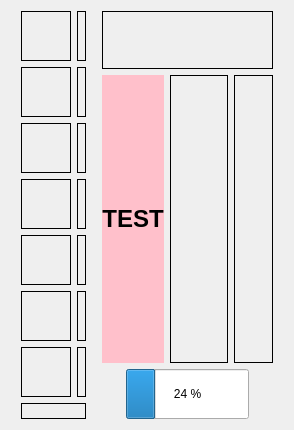
      <widget class="QWidget" name="tab">
       <property name="sizePolicy">
        <sizepolicy hsizetype="Preferred" vsizetype="Preferred">
         <horstretch>0</horstretch>
         <verstretch>0</verstretch>
        </sizepolicy>
       </property>
       <attribute name="title">
        <string> Information</string>
       </attribute>
       <layout class="QHBoxLayout" name="horizontalLayout_10">
        <item>
         <layout class="QHBoxLayout" name="horizontalLayout_4" stretch="0,1,0,3,0">
          <item>
           <spacer name="horizontalSpacer_5">
            <property name="orientation">
             <enum>Qt::Orientation::Horizontal</enum>
            </property>
            <property name="sizeType">
             <enum>QSizePolicy::Policy::Fixed</enum>
            </property>
            <property name="sizeHint" stdset="0">
             <size>
              <width>10</width>
              <height>20</height>
             </size>
            </property>
           </spacer>
          </item>
          <item>
           <layout class="QVBoxLayout" name="verticalLayout_main_left_column" stretch="1,0,0,1,1,1,0,1">
            <item>
             <layout class="QHBoxLayout" name="horizontalLayout_9">
              <item>
               <widget class="QLabel" name="lbl_boat_img">
                <property name="minimumSize">
                 <size>
                  <width>50</width>
                  <height>50</height>
                 </size>
                </property>
                <property name="maximumSize">
                 <size>
                  <width>50</width>
                  <height>50</height>
                 </size>
                </property>
                <property name="frameShape">
                 <enum>QFrame::Shape::Box</enum>
                </property>
                <property name="text">
                 <string/>
                </property>
                <property name="scaledContents">
                 <bool>true</bool>
                </property>
               </widget>
              </item>
              <item>
               <widget class="QLabel" name="lbl_boat_txt">
                <property name="sizePolicy">
                 <sizepolicy hsizetype="Preferred" vsizetype="Preferred">
                  <horstretch>0</horstretch>
                  <verstretch>0</verstretch>
                 </sizepolicy>
                </property>
                <property name="frameShape">
                 <enum>QFrame::Shape::Box</enum>
                </property>
                <property name="text">
                 <string/>
                </property>
                <property name="alignment">
                 <set>Qt::AlignmentFlag::AlignLeading|Qt::AlignmentFlag::AlignLeft|Qt::AlignmentFlag::AlignVCenter</set>
                </property>
               </widget>
              </item>
             </layout>
            </item>
            <item>
             <layout class="QHBoxLayout" name="horizontalLayout_11">
              <item>
               <widget class="QLabel" name="lbl_brightness_img">
                <property name="minimumSize">
                 <size>
                  <width>50</width>
                  <height>50</height>
                 </size>
                </property>
                <property name="maximumSize">
                 <size>
                  <width>50</width>
                  <height>50</height>
                 </size>
                </property>
                <property name="frameShape">
                 <enum>QFrame::Shape::Box</enum>
                </property>
                <property name="text">
                 <string/>
                </property>
                <property name="scaledContents">
                 <bool>true</bool>
                </property>
               </widget>
              </item>
              <item>
               <widget class="QLabel" name="lbl_brightness_txt">
                <property name="sizePolicy">
                 <sizepolicy hsizetype="Preferred" vsizetype="Preferred">
                  <horstretch>0</horstretch>
                  <verstretch>0</verstretch>
                 </sizepolicy>
                </property>
                <property name="frameShape">
                 <enum>QFrame::Shape::Box</enum>
                </property>
                <property name="text">
                 <string/>
                </property>
                <property name="alignment">
                 <set>Qt::AlignmentFlag::AlignLeading|Qt::AlignmentFlag::AlignLeft|Qt::AlignmentFlag::AlignVCenter</set>
                </property>
               </widget>
              </item>
             </layout>
            </item>
            <item>
             <layout class="QHBoxLayout" name="horizontalLayout_22">
              <item>
               <widget class="QLabel" name="lbl_gps_antenna_img">
                <property name="minimumSize">
                 <size>
                  <width>50</width>
                  <height>50</height>
                 </size>
                </property>
                <property name="maximumSize">
                 <size>
                  <width>50</width>
                  <height>50</height>
                 </size>
                </property>
                <property name="frameShape">
                 <enum>QFrame::Shape::Box</enum>
                </property>
                <property name="text">
                 <string/>
                </property>
                <property name="scaledContents">
                 <bool>true</bool>
                </property>
               </widget>
              </item>
              <item>
               <widget class="QLabel" name="lbl_gps_antenna_txt">
                <property name="sizePolicy">
                 <sizepolicy hsizetype="Preferred" vsizetype="Preferred">
                  <horstretch>0</horstretch>
                  <verstretch>0</verstretch>
                 </sizepolicy>
                </property>
                <property name="frameShape">
                 <enum>QFrame::Shape::Box</enum>
                </property>
                <property name="text">
                 <string/>
                </property>
                <property name="alignment">
                 <set>Qt::AlignmentFlag::AlignLeading|Qt::AlignmentFlag::AlignLeft|Qt::AlignmentFlag::AlignVCenter</set>
                </property>
               </widget>
              </item>
             </layout>
            </item>
            <item>
             <layout class="QHBoxLayout" name="horizontalLayout_12">
              <item>
               <widget class="QLabel" name="lbl_ble_antenna_img">
                <property name="minimumSize">
                 <size>
                  <width>50</width>
                  <height>50</height>
                 </size>
                </property>
                <property name="maximumSize">
                 <size>
                  <width>50</width>
                  <height>50</height>
                 </size>
                </property>
                <property name="frameShape">
                 <enum>QFrame::Shape::Box</enum>
                </property>
                <property name="text">
                 <string/>
                </property>
                <property name="scaledContents">
                 <bool>true</bool>
                </property>
               </widget>
              </item>
              <item>
               <widget class="QLabel" name="lbl_ble_antenna_txt">
                <property name="sizePolicy">
                 <sizepolicy hsizetype="Preferred" vsizetype="Preferred">
                  <horstretch>0</horstretch>
                  <verstretch>0</verstretch>
                 </sizepolicy>
                </property>
                <property name="frameShape">
                 <enum>QFrame::Shape::Box</enum>
                </property>
                <property name="text">
                 <string/>
                </property>
                <property name="alignment">
                 <set>Qt::AlignmentFlag::AlignLeading|Qt::AlignmentFlag::AlignLeft|Qt::AlignmentFlag::AlignVCenter</set>
                </property>
                <property name="wordWrap">
                 <bool>true</bool>
                </property>
               </widget>
              </item>
             </layout>
            </item>
            <item>
             <layout class="QHBoxLayout" name="horizontalLayout_20">
              <item>
               <widget class="QLabel" name="lbl_cell_wifi_img">
                <property name="minimumSize">
                 <size>
                  <width>50</width>
                  <height>50</height>
                 </size>
                </property>
                <property name="maximumSize">
                 <size>
                  <width>50</width>
                  <height>50</height>
                 </size>
                </property>
                <property name="frameShape">
                 <enum>QFrame::Shape::Box</enum>
                </property>
                <property name="text">
                 <string/>
                </property>
                <property name="scaledContents">
                 <bool>true</bool>
                </property>
               </widget>
              </item>
              <item>
               <widget class="QLabel" name="lbl_cell_wifi_txt">
                <property name="sizePolicy">
                 <sizepolicy hsizetype="Preferred" vsizetype="Preferred">
                  <horstretch>0</horstretch>
                  <verstretch>0</verstretch>
                 </sizepolicy>
                </property>
                <property name="frameShape">
                 <enum>QFrame::Shape::Box</enum>
                </property>
                <property name="text">
                 <string/>
                </property>
                <property name="alignment">
                 <set>Qt::AlignmentFlag::AlignLeading|Qt::AlignmentFlag::AlignLeft|Qt::AlignmentFlag::AlignVCenter</set>
                </property>
               </widget>
              </item>
             </layout>
            </item>
            <item>
             <layout class="QHBoxLayout" name="horizontalLayout_21">
              <item>
               <widget class="QLabel" name="lbl_cloud_img">
                <property name="minimumSize">
                 <size>
                  <width>50</width>
                  <height>50</height>
                 </size>
                </property>
                <property name="maximumSize">
                 <size>
                  <width>50</width>
                  <height>50</height>
                 </size>
                </property>
                <property name="frameShape">
                 <enum>QFrame::Shape::Box</enum>
                </property>
                <property name="text">
                 <string/>
                </property>
                <property name="scaledContents">
                 <bool>true</bool>
                </property>
               </widget>
              </item>
              <item>
               <widget class="QLabel" name="lbl_cloud_txt">
                <property name="sizePolicy">
                 <sizepolicy hsizetype="Preferred" vsizetype="Preferred">
                  <horstretch>0</horstretch>
                  <verstretch>0</verstretch>
                 </sizepolicy>
                </property>
                <property name="frameShape">
                 <enum>QFrame::Shape::Box</enum>
                </property>
                <property name="text">
                 <string/>
                </property>
                <property name="alignment">
                 <set>Qt::AlignmentFlag::AlignLeading|Qt::AlignmentFlag::AlignLeft|Qt::AlignmentFlag::AlignVCenter</set>
                </property>
               </widget>
              </item>
             </layout>
            </item>
            <item>
             <layout class="QHBoxLayout" name="horizontalLayout_24">
              <item>
               <widget class="QLabel" name="lbl_last_dl_img">
                <property name="minimumSize">
                 <size>
                  <width>50</width>
                  <height>50</height>
                 </size>
                </property>
                <property name="maximumSize">
                 <size>
                  <width>50</width>
                  <height>50</height>
                 </size>
                </property>
                <property name="frameShape">
                 <enum>QFrame::Shape::Box</enum>
                </property>
                <property name="text">
                 <string/>
                </property>
                <property name="scaledContents">
                 <bool>true</bool>
                </property>
               </widget>
              </item>
              <item>
               <widget class="QLabel" name="lbl_last_dl_txt">
                <property name="sizePolicy">
                 <sizepolicy hsizetype="Preferred" vsizetype="Preferred">
                  <horstretch>0</horstretch>
                  <verstretch>0</verstretch>
                 </sizepolicy>
                </property>
                <property name="frameShape">
                 <enum>QFrame::Shape::Box</enum>
                </property>
                <property name="text">
                 <string/>
                </property>
                <property name="alignment">
                 <set>Qt::AlignmentFlag::AlignLeading|Qt::AlignmentFlag::AlignLeft|Qt::AlignmentFlag::AlignVCenter</set>
                </property>
               </widget>
              </item>
             </layout>
            </item>
            <item>
             <widget class="QLabel" name="lbl_date_txt">
              <property name="sizePolicy">
               <sizepolicy hsizetype="Preferred" vsizetype="Preferred">
                <horstretch>0</horstretch>
                <verstretch>0</verstretch>
               </sizepolicy>
              </property>
              <property name="frameShape">
               <enum>QFrame::Shape::Box</enum>
              </property>
              <property name="text">
               <string/>
              </property>
              <property name="alignment">
               <set>Qt::AlignmentFlag::AlignLeading|Qt::AlignmentFlag::AlignLeft|Qt::AlignmentFlag::AlignVCenter</set>
              </property>
              <property name="wordWrap">
               <bool>true</bool>
              </property>
             </widget>
            </item>
           </layout>
          </item>
          <item>
           <spacer name="horizontalSpacer_6">
            <property name="orientation">
             <enum>Qt::Orientation::Horizontal</enum>
            </property>
            <property name="sizeType">
             <enum>QSizePolicy::Policy::Fixed</enum>
            </property>
            <property name="sizeHint" stdset="0">
             <size>
              <width>10</width>
              <height>20</height>
             </size>
            </property>
           </spacer>
          </item>
          <item>
           <layout class="QVBoxLayout" name="verticalLayout_main_right_column" stretch="1,5,1">
            <item>
             <widget class="QLabel" name="lbl_ble_txt">
              <property name="sizePolicy">
               <sizepolicy hsizetype="Ignored" vsizetype="Ignored">
                <horstretch>0</horstretch>
                <verstretch>0</verstretch>
               </sizepolicy>
              </property>
              <property name="font">
               <font>
                <pointsize>36</pointsize>
                <bold>false</bold>
               </font>
              </property>
              <property name="frameShape">
               <enum>QFrame::Shape::Box</enum>
              </property>
              <property name="text">
               <string/>
              </property>
              <property name="alignment">
               <set>Qt::AlignmentFlag::AlignCenter</set>
              </property>
              <property name="wordWrap">
               <bool>true</bool>
              </property>
             </widget>
            </item>
            <item>
             <layout class="QHBoxLayout" name="horizontalLayout_8" stretch="1,3,2">
              <item>
               <widget class="QLabel" name="lbl_testmode">
                <property name="maximumSize">
                 <size>
                  <width>100</width>
                  <height>16777215</height>
                 </size>
                </property>
                <property name="font">
                 <font>
                  <pointsize>18</pointsize>
                  <bold>true</bold>
                 </font>
                </property>
                <property name="autoFillBackground">
                 <bool>false</bool>
                </property>
                <property name="styleSheet">
                 <string notr="true">background-color: pink</string>
                </property>
                <property name="text">
                 <string>TEST</string>
                </property>
                <property name="textFormat">
                 <enum>Qt::TextFormat::PlainText</enum>
                </property>
                <property name="alignment">
                 <set>Qt::AlignmentFlag::AlignCenter</set>
                </property>
               </widget>
              </item>
              <item>
               <widget class="QLabel" name="lbl_ble_img">
                <property name="sizePolicy">
                 <sizepolicy hsizetype="Ignored" vsizetype="Ignored">
                  <horstretch>0</horstretch>
                  <verstretch>0</verstretch>
                 </sizepolicy>
                </property>
                <property name="maximumSize">
                 <size>
                  <width>300</width>
                  <height>300</height>
                 </size>
                </property>
                <property name="font">
                 <font>
                  <pointsize>36</pointsize>
                  <bold>false</bold>
                 </font>
                </property>
                <property name="frameShape">
                 <enum>QFrame::Shape::Box</enum>
                </property>
                <property name="text">
                 <string/>
                </property>
                <property name="pixmap">
                 <pixmap>res/img_info_blue.png</pixmap>
                </property>
                <property name="scaledContents">
                 <bool>true</bool>
                </property>
                <property name="alignment">
                 <set>Qt::AlignmentFlag::AlignCenter</set>
                </property>
                <property name="wordWrap">
                 <bool>true</bool>
                </property>
               </widget>
              </item>
              <item>
               <widget class="QLabel" name="lbl_summary_dl">
                <property name="maximumSize">
                 <size>
                  <width>200</width>
                  <height>16777215</height>
                 </size>
                </property>
                <property name="font">
                 <font>
                  <pointsize>14</pointsize>
                  <bold>false</bold>
                 </font>
                </property>
                <property name="autoFillBackground">
                 <bool>false</bool>
                </property>
                <property name="styleSheet">
                 <string notr="true"/>
                </property>
                <property name="frameShape">
                 <enum>QFrame::Shape::Box</enum>
                </property>
                <property name="textFormat">
                 <enum>Qt::TextFormat::PlainText</enum>
                </property>
                <property name="alignment">
                 <set>Qt::AlignmentFlag::AlignCenter</set>
                </property>
               </widget>
              </item>
             </layout>
            </item>
            <item>
             <layout class="QHBoxLayout" name="horizontalLayout_23" stretch="1,5,1">
              <property name="spacing">
               <number>6</number>
              </property>
              <item>
               <spacer name="horizontalSpacer_18">
                <property name="orientation">
                 <enum>Qt::Orientation::Horizontal</enum>
                </property>
                <property name="sizeHint" stdset="0">
                 <size>
                  <width>40</width>
                  <height>20</height>
                 </size>
                </property>
               </spacer>
              </item>
              <item>
               <widget class="QProgressBar" name="bar_dl">
                <property name="sizePolicy">
                 <sizepolicy hsizetype="Preferred" vsizetype="Preferred">
                  <horstretch>0</horstretch>
                  <verstretch>0</verstretch>
                 </sizepolicy>
                </property>
                <property name="maximumSize">
                 <size>
                  <width>16777215</width>
                  <height>50</height>
                 </size>
                </property>
                <property name="value">
                 <number>24</number>
                </property>
                <property name="format">
                 <string>%p %</string>
                </property>
               </widget>
              </item>
              <item>
               <spacer name="horizontalSpacer_19">
                <property name="orientation">
                 <enum>Qt::Orientation::Horizontal</enum>
                </property>
                <property name="sizeHint" stdset="0">
                 <size>
                  <width>40</width>
                  <height>20</height>
                 </size>
                </property>
               </spacer>
              </item>
             </layout>
            </item>
           </layout>
          </item>
          <item>
           <spacer name="horizontalSpacer_13">
            <property name="orientation">
             <enum>Qt::Orientation::Horizontal</enum>
            </property>
            <property name="sizeType">
             <enum>QSizePolicy::Policy::Fixed</enum>
            </property>
            <property name="sizeHint" stdset="0">
             <size>
              <width>10</width>
              <height>20</height>
             </size>
            </property>
           </spacer>
          </item>
         </layout>
        </item>
       </layout>
      </widget>
